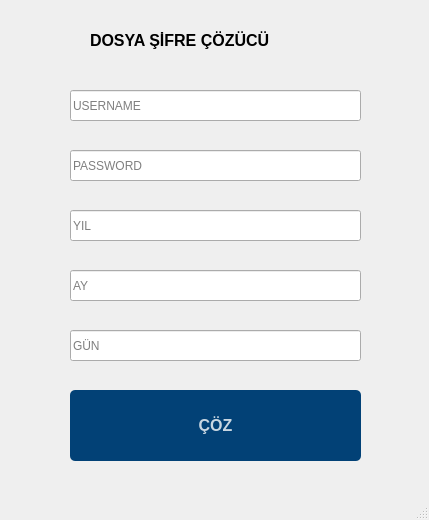
<?xml version="1.0" encoding="UTF-8"?>
<ui version="4.0">
 <class>MainWindow</class>
 <widget class="QMainWindow" name="MainWindow">
  <property name="geometry">
   <rect>
    <x>0</x>
    <y>0</y>
    <width>429</width>
    <height>520</height>
   </rect>
  </property>
  <property name="windowTitle">
   <string>MainWindow</string>
  </property>
  <property name="styleSheet">
   <string notr="true">QPushButton#pushButton{
background-color:rgba(2,65,118,255);
color:rgba(255,255,255,200);
border-radius:5px;
}
QPushButton#pushButton:pressed{
padding-left:5px;
padding-top:5px;
background-color:rgba(2,65,118,100);
background-position:calc(100% - 10px)cener;
}
QPushButton#pushButton:hover{
background-color:rgba(2,65,118,200);
}</string>
  </property>
  <widget class="QWidget" name="centralwidget">
   <widget class="QLineEdit" name="username">
    <property name="geometry">
     <rect>
      <x>70</x>
      <y>90</y>
      <width>291</width>
      <height>31</height>
     </rect>
    </property>
    <property name="placeholderText">
     <string>USERNAME</string>
    </property>
   </widget>
   <widget class="QLineEdit" name="year">
    <property name="geometry">
     <rect>
      <x>70</x>
      <y>210</y>
      <width>291</width>
      <height>31</height>
     </rect>
    </property>
    <property name="placeholderText">
     <string>YIL</string>
    </property>
   </widget>
   <widget class="QLineEdit" name="password">
    <property name="geometry">
     <rect>
      <x>70</x>
      <y>150</y>
      <width>291</width>
      <height>31</height>
     </rect>
    </property>
    <property name="echoMode">
     <enum>QLineEdit::Password</enum>
    </property>
    <property name="placeholderText">
     <string>PASSWORD</string>
    </property>
   </widget>
   <widget class="QLineEdit" name="month">
    <property name="geometry">
     <rect>
      <x>70</x>
      <y>270</y>
      <width>291</width>
      <height>31</height>
     </rect>
    </property>
    <property name="placeholderText">
     <string>AY</string>
    </property>
   </widget>
   <widget class="QLabel" name="label">
    <property name="geometry">
     <rect>
      <x>90</x>
      <y>20</y>
      <width>231</width>
      <height>41</height>
     </rect>
    </property>
    <property name="font">
     <font>
      <pointsize>12</pointsize>
      <weight>75</weight>
      <bold>true</bold>
     </font>
    </property>
    <property name="text">
     <string>DOSYA ŞİFRE ÇÖZÜCÜ</string>
    </property>
   </widget>
   <widget class="QLineEdit" name="day">
    <property name="geometry">
     <rect>
      <x>70</x>
      <y>330</y>
      <width>291</width>
      <height>31</height>
     </rect>
    </property>
    <property name="placeholderText">
     <string>GÜN</string>
    </property>
   </widget>
   <widget class="QPushButton" name="pushButton">
    <property name="geometry">
     <rect>
      <x>70</x>
      <y>390</y>
      <width>291</width>
      <height>71</height>
     </rect>
    </property>
    <property name="font">
     <font>
      <pointsize>12</pointsize>
      <weight>75</weight>
      <bold>true</bold>
     </font>
    </property>
    <property name="text">
     <string>ÇÖZ</string>
    </property>
   </widget>
  </widget>
  <widget class="QMenuBar" name="menubar">
   <property name="geometry">
    <rect>
     <x>0</x>
     <y>0</y>
     <width>429</width>
     <height>26</height>
    </rect>
   </property>
  </widget>
  <widget class="QStatusBar" name="statusbar"/>
 </widget>
 <resources/>
 <connections/>
</ui>
